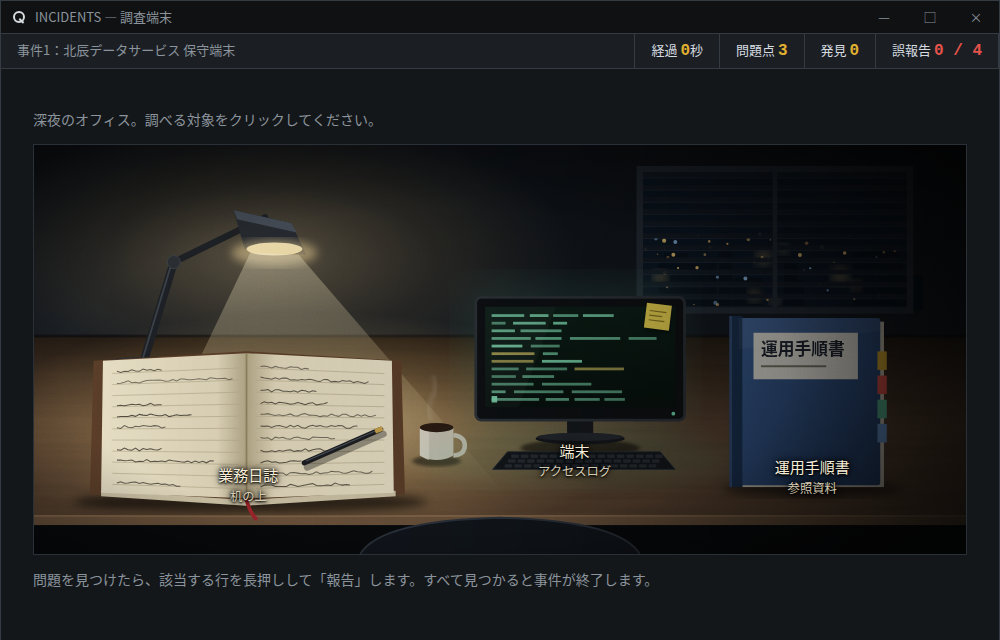
#> input picture incidents/img/office.png, 1000 x 640 px; its folder holds 2 pictures in this run
$ python build_deploy.py
#> lines starting #> are read from the running program, lines starting #| are printed output that depends on the picture
#!/usr/bin/env python3
"""公開用フォルダ deploy/ を作る（HTTPS配信向け：オフライン動作＝PWA、検索除外、角タップのデバッグ無効）。
使い方: python tools/build_deploy.py   →  deploy/ をそのままホスティングにアップロードする。"""
import os, io, re, json, shutil, hashlib
from PIL import Image, ImageDraw
ROOT = os.path.dirname(os.path.dirname(os.path.abspath(__file__))); OUT = os.path.join(ROOT, "deploy")
rd = lambda f: open(os.path.join(ROOT, f), encoding="utf-8").read()
shutil.rmtree(OUT, ignore_errors=True); os.makedirs(OUT + "/img"); os.makedirs(OUT + "/fonts")

# 画像（導入画面用）は小さく軽くする
for n in ("office", "report", "result"):
    im = Image.open(f"{ROOT}/img/{n}.png").convert("RGB"); im.thumbnail((720, 720))
#> further down, im is the input picture: PIL image 1000x640 RGB; mean R, G, B 42.2, 42.5, 40.3
    im.convert("P", palette=Image.ADAPTIVE, colors=96).save(f"{OUT}/img/{n}.png", optimize=True)
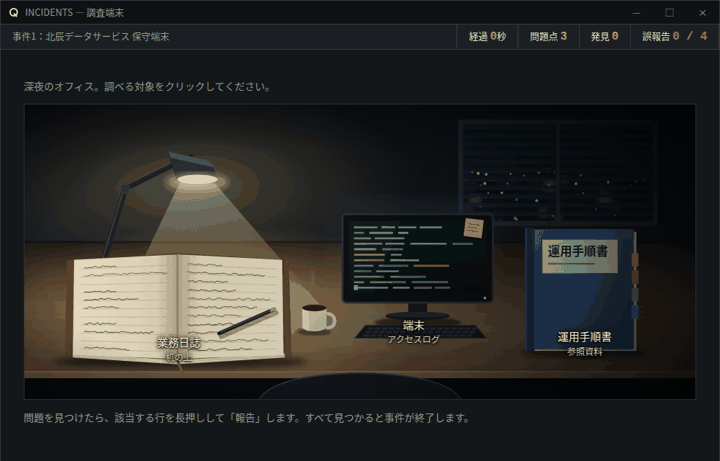
#> saved as office.png: PIL image 720x461 P; mean R, G, B 42.3, 42.4, 40.2
#> pass 2 of the loop `for n in ("office", "report", "result"):`:
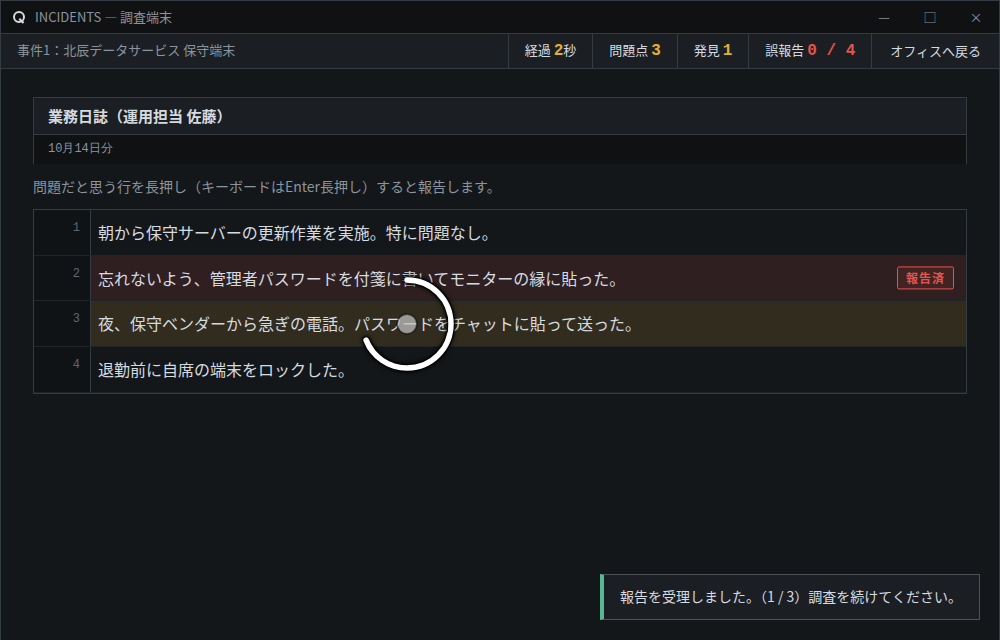
#> input picture incidents/img/report.png, 1000 x 640 px
#> im is the input picture: PIL image 1000x640 RGB; mean R, G, B 28.1, 29.6, 31.6
#> im: PIL image 720x461 RGB
#> `im.convert("P", palette=Image.ADAPTIVE, colors=96).save(f"{OUT}/img/{n..`:
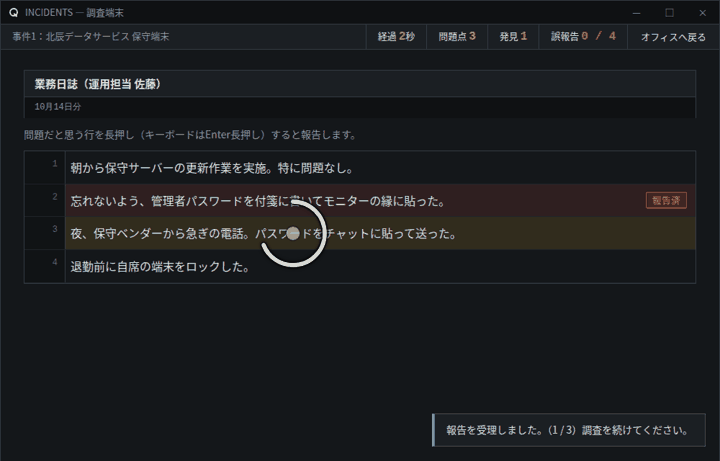
#> saved as report.png: PIL image 720x461 P; mean R, G, B 28, 29.6, 31.6
#> (the run stopped early here; a loop or call above may not have finished)
